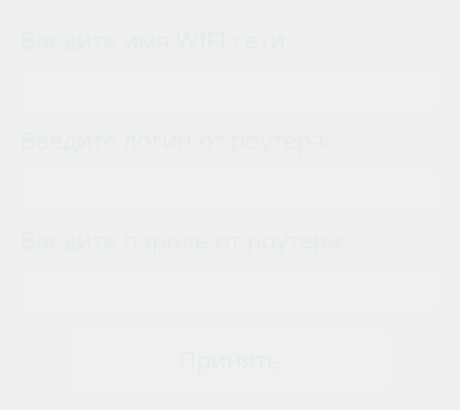
<?xml version="1.0" encoding="UTF-8"?>
<ui version="4.0">
 <class>MainWindow</class>
 <widget class="QMainWindow" name="MainWindow">
  <property name="geometry">
   <rect>
    <x>0</x>
    <y>0</y>
    <width>460</width>
    <height>410</height>
   </rect>
  </property>
  <property name="windowTitle">
   <string>Secret Keeper Router</string>
  </property>
  <widget class="QWidget" name="centralwidget">
   <widget class="QLabel" name="gradient">
    <property name="geometry">
     <rect>
      <x>0</x>
      <y>0</y>
      <width>460</width>
      <height>410</height>
     </rect>
    </property>
    <property name="text">
     <string/>
    </property>
    <property name="pixmap">
     <pixmap>../Images/gradient.png</pixmap>
    </property>
   </widget>
   <widget class="QLabel" name="text_1">
    <property name="geometry">
     <rect>
      <x>20</x>
      <y>20</y>
      <width>351</width>
      <height>40</height>
     </rect>
    </property>
    <property name="font">
     <font>
      <family>Microsoft YaHei</family>
      <pointsize>18</pointsize>
     </font>
    </property>
    <property name="styleSheet">
     <string notr="true">color:#e3eded</string>
    </property>
    <property name="text">
     <string>Введите имя WIFI сети:</string>
    </property>
   </widget>
   <widget class="QLineEdit" name="wifi">
    <property name="geometry">
     <rect>
      <x>20</x>
      <y>70</y>
      <width>420</width>
      <height>40</height>
     </rect>
    </property>
    <property name="font">
     <font>
      <family>Microsoft YaHei</family>
      <pointsize>18</pointsize>
     </font>
    </property>
    <property name="styleSheet">
     <string notr="true">background: rgba(255, 255, 255, 0.05);
border-radius: 8px;
color:#e3eded;
</string>
    </property>
    <property name="text">
     <string/>
    </property>
   </widget>
   <widget class="QLabel" name="text_5">
    <property name="geometry">
     <rect>
      <x>20</x>
      <y>120</y>
      <width>400</width>
      <height>40</height>
     </rect>
    </property>
    <property name="font">
     <font>
      <family>Microsoft YaHei</family>
      <pointsize>18</pointsize>
     </font>
    </property>
    <property name="styleSheet">
     <string notr="true">color:#e3eded</string>
    </property>
    <property name="text">
     <string>Введите логин от роутера:</string>
    </property>
   </widget>
   <widget class="QLineEdit" name="login">
    <property name="geometry">
     <rect>
      <x>20</x>
      <y>170</y>
      <width>420</width>
      <height>40</height>
     </rect>
    </property>
    <property name="font">
     <font>
      <family>Microsoft YaHei</family>
      <pointsize>18</pointsize>
     </font>
    </property>
    <property name="styleSheet">
     <string notr="true">background: rgba(255, 255, 255, 0.05);
border-radius: 8px;
color:#e3eded;
</string>
    </property>
    <property name="text">
     <string/>
    </property>
   </widget>
   <widget class="QPushButton" name="accept_button">
    <property name="geometry">
     <rect>
      <x>70</x>
      <y>330</y>
      <width>320</width>
      <height>60</height>
     </rect>
    </property>
    <property name="font">
     <font>
      <family>Microsoft YaHei</family>
      <pointsize>18</pointsize>
     </font>
    </property>
    <property name="styleSheet">
     <string notr="true">QPushButton{
 background: rgba(255, 255, 255, 0.05);
 border-radius: 8px;
 color:#e3eded;
}
QPushButton:hover{
 background: rgba(255, 255, 255, 0.1);
}
QPushButton:pressed{
 background: rgba(0, 0, 0, 0.1);
}</string>
    </property>
    <property name="text">
     <string>Принять</string>
    </property>
   </widget>
   <widget class="QLabel" name="text_6">
    <property name="geometry">
     <rect>
      <x>20</x>
      <y>220</y>
      <width>420</width>
      <height>40</height>
     </rect>
    </property>
    <property name="font">
     <font>
      <family>Microsoft YaHei</family>
      <pointsize>18</pointsize>
     </font>
    </property>
    <property name="styleSheet">
     <string notr="true">color:#e3eded</string>
    </property>
    <property name="text">
     <string>Введите пароль от роутера:</string>
    </property>
   </widget>
   <widget class="QLineEdit" name="password">
    <property name="geometry">
     <rect>
      <x>20</x>
      <y>270</y>
      <width>420</width>
      <height>40</height>
     </rect>
    </property>
    <property name="font">
     <font>
      <family>Microsoft YaHei</family>
      <pointsize>18</pointsize>
     </font>
    </property>
    <property name="styleSheet">
     <string notr="true">background: rgba(255, 255, 255, 0.05);
border-radius: 8px;
color:#e3eded;
</string>
    </property>
    <property name="text">
     <string/>
    </property>
   </widget>
  </widget>
 </widget>
 <resources/>
 <connections/>
</ui>
